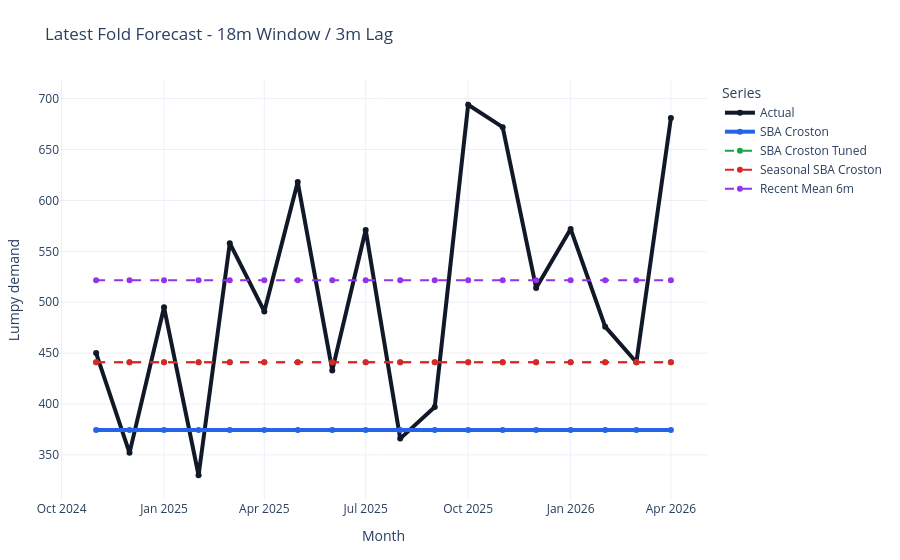

Source (notebook cell):
### Markdown cell above
## Plotly Forecast: 18-Month Window / 3-Month Lag

### Code cell
if go is None:
    print("Plotly is not installed, so the forecast chart is skipped.")
elif monthly_totals.empty:
    print("No monthly-total detail table found, so the forecast chart is skipped.")
else:
    required_monthly = monthly_totals.loc[
        monthly_totals["test_months"].eq(REQUIRED_WINDOW_MONTHS)
        & monthly_totals["gap_months"].eq(REQUIRED_LAG_MONTHS)
    ].copy()
    latest_fold = required_monthly["global_fold_id"].max() if "global_fold_id" in required_monthly.columns else required_monthly["fold_id"].max()
    fold_column = "global_fold_id" if "global_fold_id" in required_monthly.columns else "fold_id"
    latest = required_monthly.loc[required_monthly[fold_column].eq(latest_fold)].copy()
    latest = latest.loc[latest["model"].isin(plot_models)].copy()

    actual = latest.groupby("month", as_index=False)["actual"].first().sort_values("month")

    fig = go.Figure()
    fig.add_trace(
        go.Scatter(
            x=actual["month"],
            y=actual["actual"],
            mode="lines+markers",
            name="Actual",
            line=dict(color="#111827", width=4),
        )
    )

    colors = ["#2563eb", "#16a34a", "#dc2626", "#9333ea"]
    for model_index, model_name in enumerate(plot_models):
        model_data = latest.loc[latest["model"].eq(model_name)].sort_values("month")
        if model_data.empty:
            continue
        fig.add_trace(
            go.Scatter(
                x=model_data["month"],
                y=model_data["forecast"],
                mode="lines+markers",
                name=model_name,
                line=dict(
                    color=colors[model_index % len(colors)],
                    width=4 if model_name == lead_model else 2,
                    dash="solid" if model_name == lead_model else "dash",
                ),
            )
        )

    fig.update_layout(
        title=f"Latest Fold Forecast - {REQUIRED_WINDOW_MONTHS}m Window / {REQUIRED_LAG_MONTHS}m Lag",
        xaxis_title="Month",
        yaxis_title="Lumpy demand",
        legend_title="Series",
        hovermode="x unified",
        height=560,
        margin=dict(l=60, r=30, t=80, b=60),
    )
    fig.show()

### Figure 1 — Plotly figure (JSON) as saved in the notebook; plotly's stock layout.template omitted (floating-point values rounded to 4 significant figures)
{"data": [{"line": {"color": "#111827", "width": 4}, "mode": "lines+markers", "name": "Actual", "type": "scatter", "x": ["2024-11-01T00:00:00", "2024-12-01T00:00:00", "2025-01-01T00:00:00", "2025-02-01T00:00:00", "2025-03-01T00:00:00", "2025-04-01T00:00:00", "2025-05-01T00:00:00", "2025-06-01T00:00:00", "2025-07-01T00:00:00", "2025-08-01T00:00:00", "2025-09-01T00:00:00", "2025-10-01T00:00:00", "2025-11-01T00:00:00", "2025-12-01T00:00:00", "2026-01-01T00:00:00", "2026-02-01T00:00:00", "2026-03-01T00:00:00", "2026-04-01T00:00:00"], "y": [450, 352, 495, 330, 558, 491, 618, 433, 571, 366, 397, 694, 672, 514, 572, 476, 441, 681]}, {"line": {"color": "#2563eb", "dash": "solid", "width": 4}, "mode": "lines+markers", "name": "SBA Croston", "type": "scatter", "x": ["2024-11-01T00:00:00", "2024-12-01T00:00:00", "2025-01-01T00:00:00", "2025-02-01T00:00:00", "2025-03-01T00:00:00", "2025-04-01T00:00:00", "2025-05-01T00:00:00", "2025-06-01T00:00:00", "2025-07-01T00:00:00", "2025-08-01T00:00:00", "2025-09-01T00:00:00", "2025-10-01T00:00:00", "2025-11-01T00:00:00", "2025-12-01T00:00:00", "2026-01-01T00:00:00", "2026-02-01T00:00:00", "2026-03-01T00:00:00", "2026-04-01T00:00:00"], "y": [374.4, 374.4, 374.4, 374.4, 374.4, 374.4, 374.4, 374.4, 374.4, 374.4, 374.4, 374.4, 374.4, 374.4, 374.4, 374.4, 374.4, 374.4]}, {"line": {"color": "#16a34a", "dash": "dash", "width": 2}, "mode": "lines+markers", "name": "SBA Croston Tuned", "type": "scatter", "x": ["2024-11-01T00:00:00", "2024-12-01T00:00:00", "2025-01-01T00:00:00", "2025-02-01T00:00:00", "2025-03-01T00:00:00", "2025-04-01T00:00:00", "2025-05-01T00:00:00", "2025-06-01T00:00:00", "2025-07-01T00:00:00", "2025-08-01T00:00:00", "2025-09-01T00:00:00", "2025-10-01T00:00:00", "2025-11-01T00:00:00", "2025-12-01T00:00:00", "2026-01-01T00:00:00", "2026-02-01T00:00:00", "2026-03-01T00:00:00", "2026-04-01T00:00:00"], "y": [441.0, 441.0, 441.0, 441.0, 441.0, 441.0, 441.0, 441.0, 441.0, 441.0, 441.0, 441.0, 441.0, 441.0, 441.0, 441.0, 441.0, 441.0]}, {"line": {"color": "#dc2626", "dash": "dash", "width": 2}, "mode": "lines+markers", "name": "Seasonal SBA Croston", "type": "scatter", "x": ["2024-11-01T00:00:00", "2024-12-01T00:00:00", "2025-01-01T00:00:00", "2025-02-01T00:00:00", "2025-03-01T00:00:00", "2025-04-01T00:00:00", "2025-05-01T00:00:00", "2025-06-01T00:00:00", "2025-07-01T00:00:00", "2025-08-01T00:00:00", "2025-09-01T00:00:00", "2025-10-01T00:00:00", "2025-11-01T00:00:00", "2025-12-01T00:00:00", "2026-01-01T00:00:00", "2026-02-01T00:00:00", "2026-03-01T00:00:00", "2026-04-01T00:00:00"], "y": [441.0, 441.0, 441.0, 441.0, 441.0, 441.0, 441.0, 441.0, 441.0, 441.0, 441.0, 441.0, 441.0, 441.0, 441.0, 441.0, 441.0, 441.0]}, {"line": {"color": "#9333ea", "dash": "dash", "width": 2}, "mode": "lines+markers", "name": "Recent Mean 6m", "type": "scatter", "x": ["2024-11-01T00:00:00", "2024-12-01T00:00:00", "2025-01-01T00:00:00", "2025-02-01T00:00:00", "2025-03-01T00:00:00", "2025-04-01T00:00:00", "2025-05-01T00:00:00", "2025-06-01T00:00:00", "2025-07-01T00:00:00", "2025-08-01T00:00:00", "2025-09-01T00:00:00", "2025-10-01T00:00:00", "2025-11-01T00:00:00", "2025-12-01T00:00:00", "2026-01-01T00:00:00", "2026-02-01T00:00:00", "2026-03-01T00:00:00", "2026-04-01T00:00:00"], "y": [521.5, 521.5, 521.5, 521.5, 521.5, 521.5, 521.5, 521.5, 521.5, 521.5, 521.5, 521.5, 521.5, 521.5, 521.5, 521.5, 521.5, 521.5]}], "layout": {"height": 560, "hovermode": "x unified", "legend": {"title": {"text": "Series"}}, "margin": {"b": 60, "l": 60, "r": 30, "t": 80}, "title": {"text": "Latest Fold Forecast - 18m Window / 3m Lag"}, "xaxis": {"title": {"text": "Month"}}, "yaxis": {"title": {"text": "Lumpy demand"}}}}
